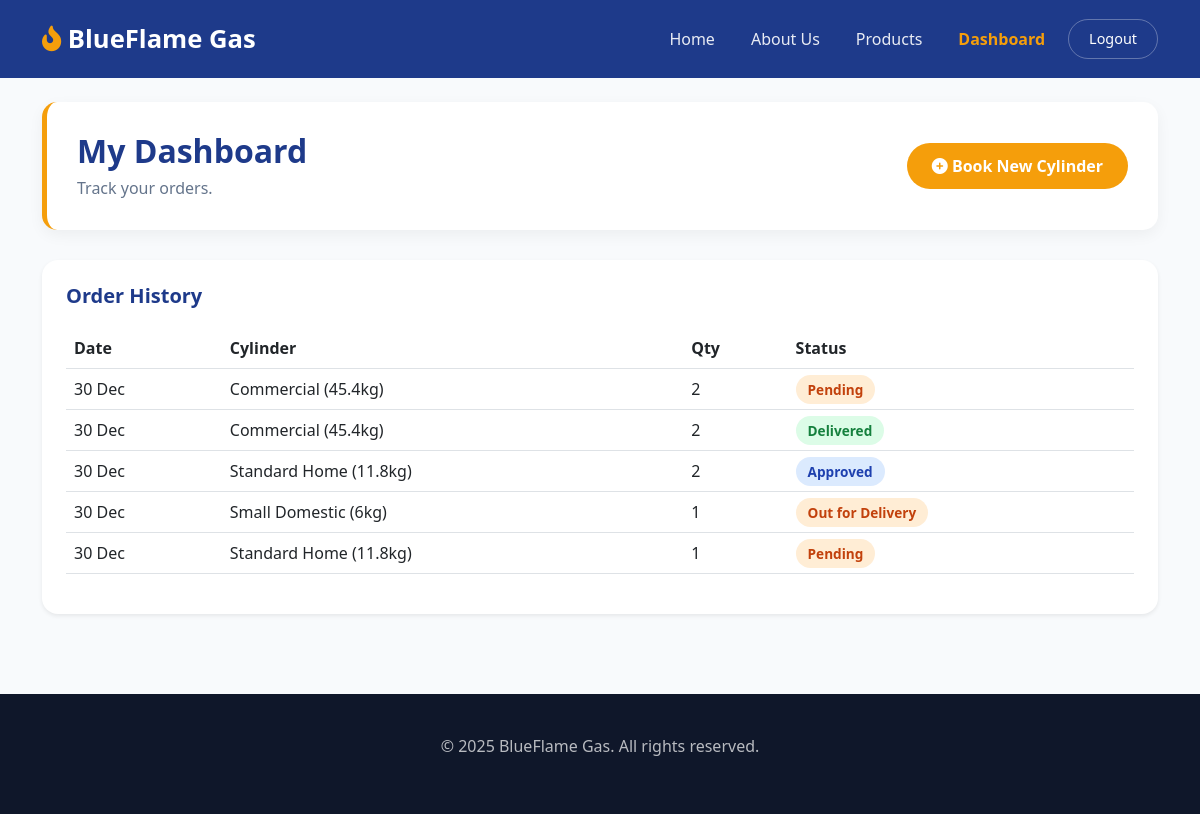
The app's page /dashboard/ (signed in) with its own data.
### gas_app/models.py (models this page shows, shortened)
class Order(models.Model):
    STATUS_CHOICES = [
        ('Pending', 'Pending'),
        ('Approved', 'Approved'),
        ('Out for Delivery', 'Out for Delivery'),
        ('Delivered', 'Delivered'),
    ]
    user = models.ForeignKey(User, on_delete=models.CASCADE)
    receiver_name = models.CharField(max_length=100)
    phone = models.CharField(max_length=20)
    address = models.TextField()
    cylinder_type = models.CharField(max_length=50)
    quantity = models.PositiveIntegerField(default=1)
    status = models.CharField(max_length=50, choices=STATUS_CHOICES, default='Pending')
    created_at = models.DateTimeField(auto_now_add=True)

### gas_app/views.py (the view)
# urls.py: path('dashboard/', views.dashboard, name='dashboard'),
@login_required
def dashboard(request):
    if request.user.is_superuser:
        all_orders = Order.objects.all().order_by('-created_at')
        contact_msgs = ContactMessage.objects.all().order_by('-created_at')
        context = {'orders': all_orders, 'contact_messages': contact_msgs}
        return render(request, 'gas_app/admin_dashboard.html', context)
    else:
        user_orders = Order.objects.filter(user=request.user).order_by('-created_at')
        return render(request, 'gas_app/dashboard.html', {'orders': user_orders})

### gas_app/templates/gas_app/dashboard.html (shortened to what this page needs)
{% extends 'gas_app/base.html' %}
{% block content %}
<div class="dashboard-header">
    <div>
        <h2 style="color: #1e3a8a; font-weight: 800; margin: 0;">My Dashboard</h2>
        <p style="color: #64748b; margin: 5px 0 0 0;">Track your orders.</p>
    </div>
    <div>
        <a href="{% url 'book' %}" class="btn-book-cyl">
            <i class="fas fa-plus-circle"></i> Book New Cylinder
        </a>
    </div>
</div>
<div class="card border-0 shadow-sm rounded-4">
    <div class="card-body p-4">
        <h5 style="color: #1e3a8a; font-weight: bold; margin-bottom: 20px;">Order History</h5>
        <div class="table-responsive">
            <table class="table table-hover align-middle">
                <thead>
                    <tr>
                        <th>Date</th>
                        <th>Cylinder</th>
                        <th>Qty</th>
                        <th>Status</th>
                    </tr>
                </thead>
                <tbody>
                    {% for order in orders %}
                    <tr>
                        <td>{{ order.created_at|date:"d M" }}</td>
                        <td>{{ order.cylinder_type }}</td>
                        <td>{{ order.quantity }}</td>
                        <td>
                            <span class="status-badge
                                {% if order.status == 'Delivered' %}status-delivered
                                {% elif order.status == 'Approved' %}status-approved
                                {% else %}status-pending{% endif %}">
                                {{ order.status }}
                            </span>
                        </td>
                    </tr>
                    {% empty %}
                    <tr><td colspan="4" class="text-center py-4 text-muted">No orders found.</td></tr>
                    {% endfor %}
                </tbody>
            </table>
        </div>
    </div>
</div>
{% endblock %}

### gas_app/templates/gas_app/base.html (style rules this page uses)
:root { --primary: #1e3a8a; --accent: #f59e0b; }
body { font-family: 'Segoe UI', sans-serif; background-color: #f8fafc; }

### gas_app/templates/gas_app/dashboard.html (style rules this page uses)
.dashboard-header { background-color: white; padding: 30px; border-radius: 15px; box-shadow: 0 5px 15px rgba(0,0,0,0.05); margin-bottom: 30px; border-left: 5px solid #f59e0b; display: flex; justify-content: space-between; align-items: center; }
.btn-book-cyl { background-color: #f59e0b; color: white; font-weight: bold; padding: 12px 25px; border-radius: 50px; text-decoration: none; transition: 0.3s; }
.status-badge { padding: 5px 12px; border-radius: 20px; font-size: 0.85rem; font-weight: bold; }
.status-pending { background-color: #ffedd5; color: #c2410c; }
.status-approved { background-color: #dbeafe; color: #1e40af; }
.status-delivered { background-color: #dcfce7; color: #15803d; }

### records on screen
Order: created_at "30 Dec", cylinder_type "Commercial (45.4kg)", quantity "2", status "Pending"
Order: created_at "30 Dec", cylinder_type "Commercial (45.4kg)", quantity "2", status "Delivered"
Order: created_at "30 Dec", cylinder_type "Standard Home (11.8kg)", quantity "2", status "Approved"
Order: created_at "30 Dec", cylinder_type "Small Domestic (6kg)", quantity "1", status "Out for Delivery"
Order: created_at "30 Dec", cylinder_type "Standard Home (11.8kg)", quantity "1", status "Pending"
